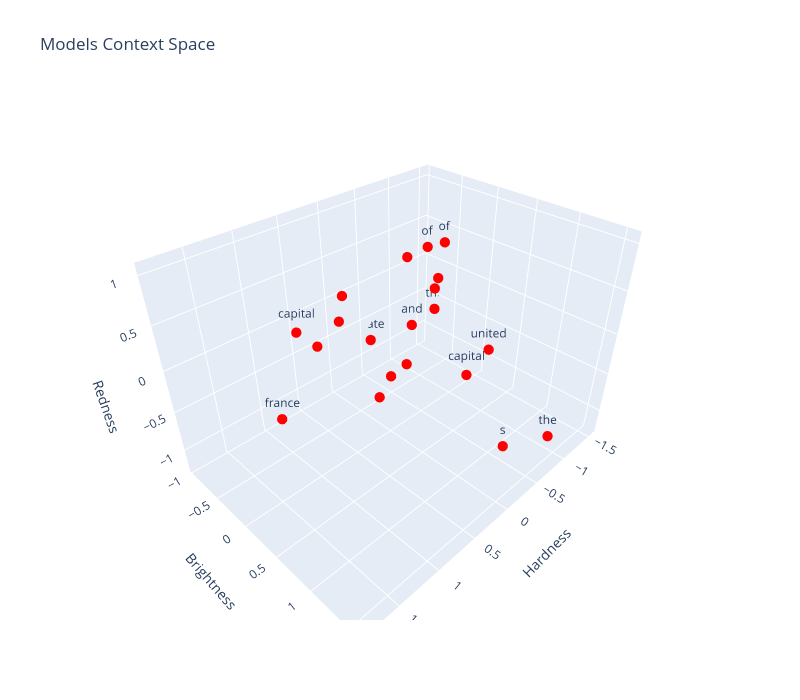

The notebook cell saved with this chart:
### Code cell
plot_tokens(sentences, "Models Context Space")

### Figure 1 — Plotly figure (JSON) as saved in the notebook; plotly's stock layout.template omitted (floating-point values rounded to 4 significant figures)
{"data": [{"hoverinfo": "text", "marker": {"color": "red", "size": 6}, "mode": "markers+text", "text": ["the", " ", "capital", " ", "of", " ", "united", " ", "state", "s", " ", "and", " ", "the", " ", "capital", " ", "of", " ", "france"], "type": "scatter3d", "x": [-1.526, -0.2092, 0.9326, 0.7698, -0.1228, -0.4315, -0.1496, -0.4106, -0.5907, -0.3183, 0.5, -0.1583, -0.7518, -1.11, 0.1257, 0.7132, 0.6472, -0.5514, -0.6643, 1.834], "y": [-0.7502, -0.2013, -0.2774, -0.1935, 0.3777, -0.178, 1.128, -0.1555, -0.9515, 1.296, -0.1103, 0.1584, -0.07449, 1.35, -0.03567, 1.562, 0.004572, 0.2102, 0.04463, 0.7552], "z": [-0.654, -0.7509, 0.3166, 0.1223, 1.047, 0.6491, 0.2814, -0.6625, -0.7913, -0.8974, 0.5979, 0.1103, 0.2059, -1.234, -0.7692, 0.6792, 0.4344, 0.8985, 0.4077, 0.4377]}], "layout": {"height": 700, "scene": {"xaxis": {"title": {"text": "Hardness"}}, "yaxis": {"title": {"text": "Brightness"}}, "zaxis": {"title": {"text": "Redness"}}}, "title": {"text": "Models Context Space"}, "width": 800}}
